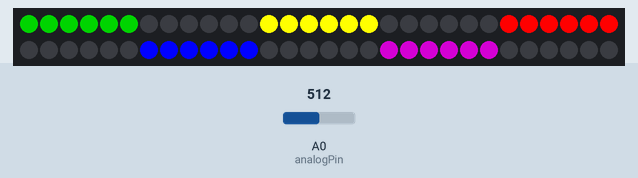
This sketch was run on a simulated Arduino Uno, built with avr-gcc and run on an emulated ATmega328P. On the bench: 60 RGB LEDs in strip order, left to right, continuing on the next row. Inputs (shaded band) come from the test bench; at power-on: A0 (analogPin) = 512.

Above: at 1.2 s.
1.3 s: A0 (analogPin) set to 926
At 2.4 s:
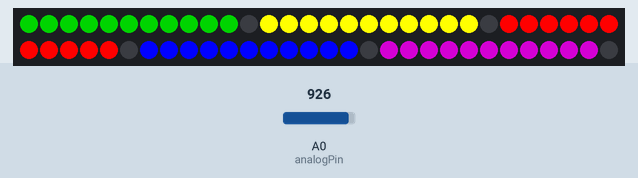
2.8 s: A0 (analogPin) set to 958
4.3 s: A0 (analogPin) set to 900
5.8 s: A0 (analogPin) set to 1023
Timing chart, 0 to 8.3 s (numbered marks = the images above; inputs shaded):
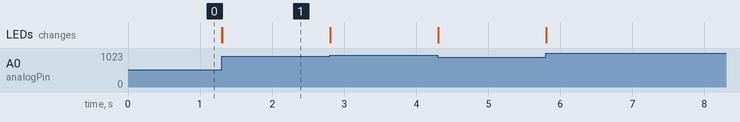

The sketch:

VIS2.ino
```cpp
#include <FastLED.h>

//---------------MSGEQ7-------------------------------------------

int analogPin = 0; // MSGEQ7 OUT
int strobePin = 2; // MSGEQ7 STROBE
int resetPin = 4; // MSGEQ7 RESET
int spektrumVerdi[7]; //Array til frekvensene

//Filtreringsverdi
int filterVerdi = 70;

//----------------FastLED-------------------------------------------

#define ANTALL_LEDS 60 // Antall LED pa stripa
#define DATA_PIN 3  // Data Pin til stripa

// Define the array of leds
CRGB leds[ANTALL_LEDS];


void setup()
{
  Serial.begin(9600);
  // Read from MSGEQ7 OUT
  pinMode(analogPin, INPUT);
  // Write to MSGEQ7 STROBE and RESET
  pinMode(strobePin, OUTPUT);
  pinMode(resetPin, OUTPUT);

  // Initialiserer RESET og STROBE
  digitalWrite(resetPin, LOW);
  digitalWrite(strobePin, HIGH);

  //Initialisering av LEDS
  FastLED.addLeds<NEOPIXEL, DATA_PIN>(leds, ANTALL_LEDS);
}

void loop()
{
  lesMSGEQ7(); // Kaller på innlesing av verdier

  //Fjern når den er klar
  //Serial.println();

  visualiser(); // Kaller på fremvisning av verdier

}

void lesMSGEQ7(){

  // Setter RESET til lav for å aktivere STROBE
  digitalWrite(resetPin, HIGH);
  digitalWrite(resetPin, LOW);
  delayMicroseconds(72);

  // lagrer 7 verdier fra MSGEQ7
  for (int i = 0; i < 7; i++)
  {
    digitalWrite(strobePin, LOW);
    delayMicroseconds(40); //Gir output tid til å stabilisere

    spektrumVerdi[i] = analogRead(analogPin);

    // Avgrenser verdiene til å være mellom filterValue og 1023
    spektrumVerdi[i] = constrain(spektrumVerdi[i], filterVerdi, 1023);


    // Re-mapper verdiene til tall mellom 0 og antall_LEDS (per kolonne)
    spektrumVerdi[i] = map(spektrumVerdi[i], filterVerdi, 1023, 0, 12);

    digitalWrite(strobePin, HIGH);
    delayMicroseconds(40); //Nødvendig for å oppnå minimum Strobe til Strobe tid.
  }
}

void visualiser(){

  FastLED.clear();

  for(int i = 0; i <= spektrumVerdi[0]; i++){
    leds[i] = CRGB::Green;
  }
  for(int i = 12; i <= spektrumVerdi[1]+12; i++){
    leds[i] = CRGB::Yellow;
  }
  for(int i = 24; i <= spektrumVerdi[2]+24; i++){
    leds[i] = CRGB::Red;
  }
  for(int i = 36; i <= spektrumVerdi[3]+36; i++){
    leds[i] = CRGB::Blue;
  }
  for(int i = 48; i <= spektrumVerdi[4]+48; i++){
    leds[i] = CRGB::Purple;
  }
  /*for(int i = 40; i < spektrumVerdi[5]+40; i++){
    leds[i] = CRGB::Coral;
  }
  for(int i = 48; i < spektrumVerdi[6]+48; i++){
    leds[i] = CRGB::GreenYellow;
  }*/

  FastLED.setBrightness(255);
  FastLED.show();


}
```

Measured:
- after the input at 1.3 s, the LEDs: first change at once (image 1 shows a later state)
